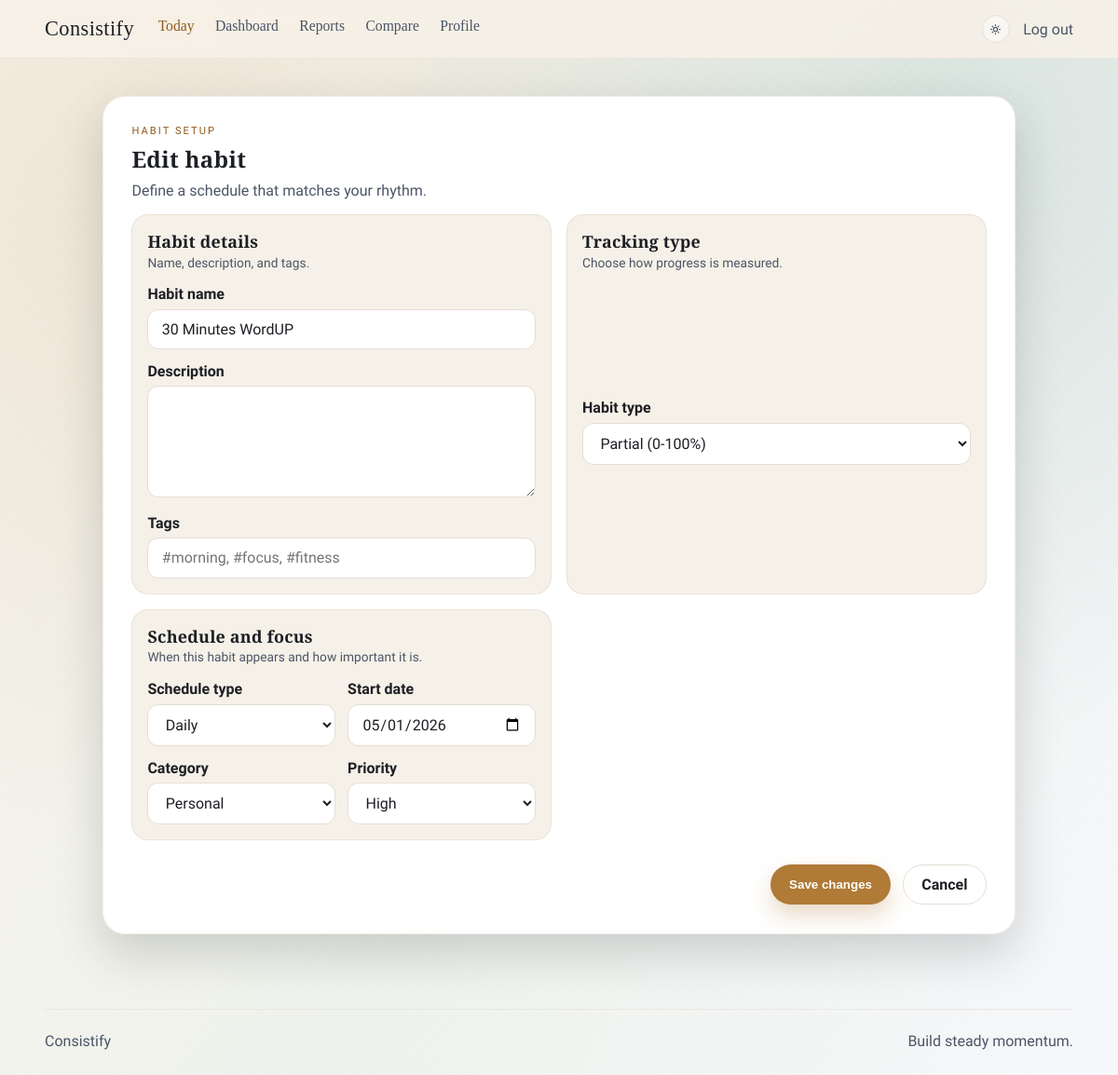
The page /habits/1/edit/ (signed in) on the database as committed earlier.
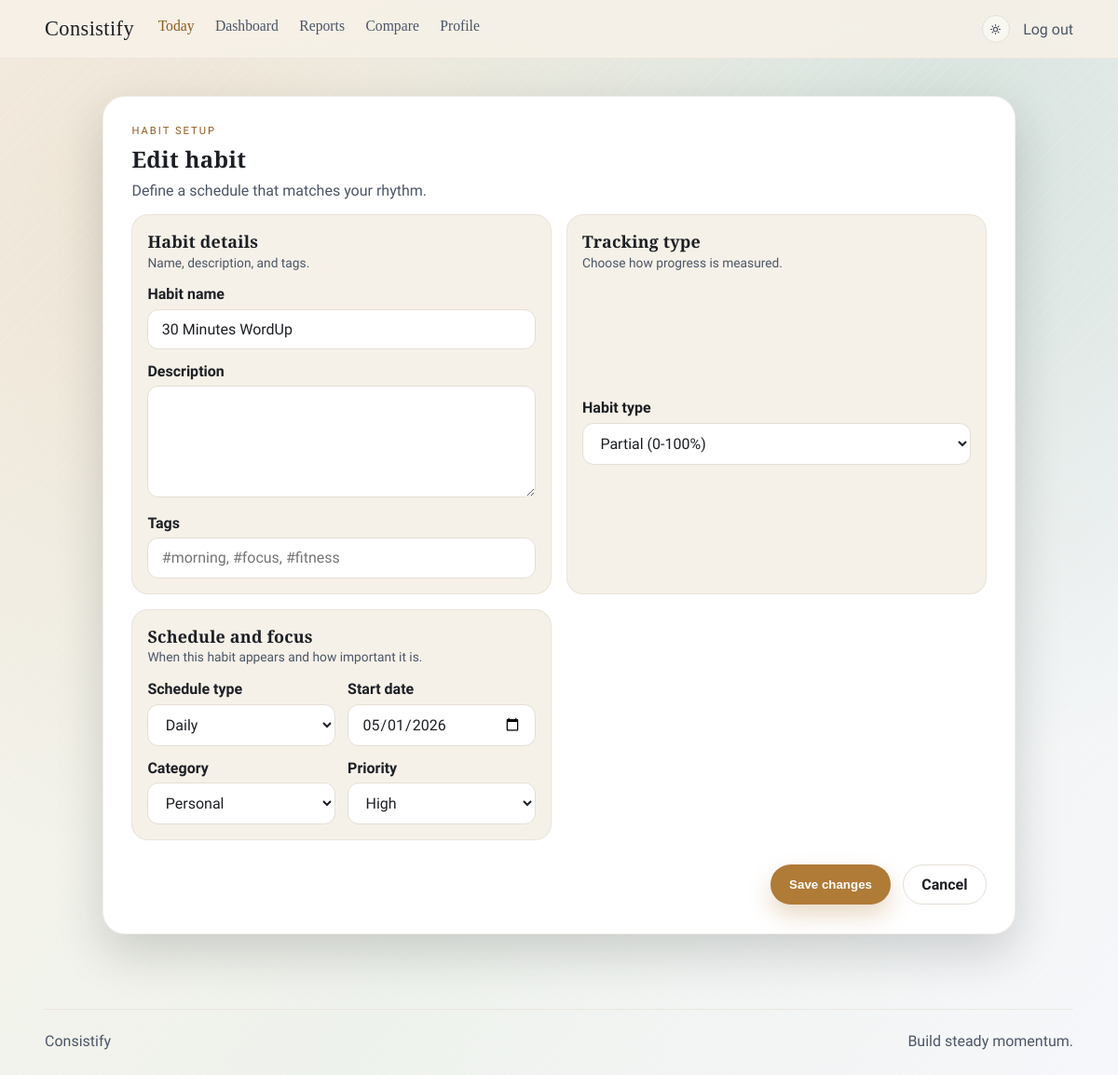
The same page on the database as committed later.
### habits/models.py (models this page shows, shortened)
class Habit(models.Model):
    HABIT_BINARY = "binary"
    HABIT_PARTIAL = "partial"
    HABIT_QUANTITATIVE = "quantitative"
    HABIT_TYPE_CHOICES = [
        (HABIT_BINARY, "Binary (Done / Not Done)"),
        (HABIT_PARTIAL, "Partial (0-100%)"),
        (HABIT_QUANTITATIVE, "Quantitative (Target value)"),
    ]
    SCHEDULE_DAILY = "daily"
    SCHEDULE_WEEKLY = "weekly"
    SCHEDULE_DAYS = "days"
    SCHEDULE_INTERVAL = "interval"
    SCHEDULE_CHOICES = [
        (SCHEDULE_DAILY, "Daily"),
        (SCHEDULE_WEEKLY, "Weekly"),
        (SCHEDULE_DAYS, "Specific days"),
        (SCHEDULE_INTERVAL, "Custom interval"),
    ]
    CATEGORY_HEALTH = "health"
    CATEGORY_STUDY = "study"
    CATEGORY_WORK = "work"
    CATEGORY_PERSONAL = "personal"
    CATEGORY_CHOICES = [
        (CATEGORY_HEALTH, "Health"),
        (CATEGORY_STUDY, "Study"),
        (CATEGORY_WORK, "Work"),
        (CATEGORY_PERSONAL, "Personal"),
    ]
    PRIORITY_HIGH = "high"
    PRIORITY_MEDIUM = "medium"
    PRIORITY_LOW = "low"
    PRIORITY_CHOICES = [
        (PRIORITY_HIGH, "High"),
        (PRIORITY_MEDIUM, "Medium"),
        (PRIORITY_LOW, "Low"),
    ]
    user = models.ForeignKey(settings.AUTH_USER_MODEL, on_delete=models.CASCADE)
    name = models.CharField(max_length=120)
    description = models.TextField(blank=True)
    habit_type = models.CharField(
        max_length=14,
        choices=HABIT_TYPE_CHOICES,
        default=HABIT_BINARY,
    )
    target_value = models.DecimalField(
        max_digits=8,
        decimal_places=2,
        null=True,
        blank=True,
    )
    unit = models.CharField(max_length=24, blank=True)
    schedule_type = models.CharField(max_length=12, choices=SCHEDULE_CHOICES)
    category = models.CharField(
        max_length=12,
        choices=CATEGORY_CHOICES,
        default=CATEGORY_PERSONAL,
    )
    priority = models.CharField(
        max_length=6,
        choices=PRIORITY_CHOICES,
        default=PRIORITY_MEDIUM,
    )
    tags = models.CharField(max_length=255, blank=True)
    sort_order = models.PositiveIntegerField(default=0)
    start_date = models.DateField(default=timezone.localdate)
    interval_days = models.PositiveSmallIntegerField(default=1)
    weekly_interval = models.PositiveSmallIntegerField(default=1)
    days_of_week = models.CharField(max_length=20, blank=True)
    created_at = models.DateTimeField(auto_now_add=True)
    updated_at = models.DateTimeField(auto_now=True)
    class Meta:
        ordering = ["sort_order", "name"]

### habits/views.py (the view)
# urls.py: path("habits/<int:habit_id>/edit/", views.habit_edit, name="habit_edit"),
@login_required
def habit_edit(request, habit_id):
    habit = get_object_or_404(Habit, id=habit_id, user=request.user)
    if request.method == "POST":
        form = HabitForm(request.POST, instance=habit)
        if form.is_valid():
            form.save()
            messages.success(request, "Habit updated.")
            return redirect("habits:habit_detail", habit_id=habit.id)
    else:
        form = HabitForm(instance=habit)
    return render(
        request,
        "habits/habit_form.html",
        {
            "form": form,
            "title": "Edit habit",
            "submit_label": "Save changes",
        },
    )

### habits/templates/habits/habit_form.html (shortened to what this page needs)
{% extends "habits/base.html" %}
{% block content %}
<section class="card habit-form-card modern-form-card">
    <div class="habit-form-head">
        <p class="eyebrow">Habit setup</p>
        <h1>{{ title }}</h1>
        <p class="subtitle">Define a schedule that matches your rhythm.</p>
    </div>
    <form method="post" class="form-grid habit-form-grid modern-form-grid">
        <div class="form-panel">
            <div class="panel-header">
                <h2 class="panel-title">Habit details</h2>
                <p class="panel-subtitle">Name, description, and tags.</p>
            </div>
            <div class="field">
                <label for="{{ form.name.id_for_label }}">Habit name</label>
                {{ form.name }}
            </div>
            <div class="field">
                <label for="{{ form.description.id_for_label }}">Description</label>
                {{ form.description }}
            </div>
            <div class="field">
                <label for="{{ form.tags.id_for_label }}">Tags</label>
                {{ form.tags }}
            </div>
        </div>
        <div class="form-panel">
            <div class="panel-header">
                <h2 class="panel-title">Tracking type</h2>
                <p class="panel-subtitle">Choose how progress is measured.</p>
            </div>
            <div class="field">
                <label for="{{ form.habit_type.id_for_label }}">Habit type</label>
                {{ form.habit_type }}
            </div>
        </div>
        <div class="form-panel">
            <div class="panel-header">
                <h2 class="panel-title">Schedule and focus</h2>
                <p class="panel-subtitle">When this habit appears and how important it is.</p>
            </div>
            <div class="field-row">
                <div class="field">
                    <label for="{{ form.schedule_type.id_for_label }}">Schedule type</label>
                    {{ form.schedule_type }}
                </div>
                <div class="field">
                    <label for="{{ form.start_date.id_for_label }}">Start date</label>
                    {{ form.start_date }}
                </div>
            </div>
            <div class="field-row">
                <div class="field">
                    <label for="{{ form.category.id_for_label }}">Category</label>
                    {{ form.category }}
                </div>
                <div class="field">
                    <label for="{{ form.priority.id_for_label }}">Priority</label>
                    {{ form.priority }}
                </div>
            </div>
        </div>
        <div class="form-actions field-span-2 modern-form-actions">
            <button class="btn primary" type="submit">{{ submit_label }}</button>
            <a class="btn ghost" href="{% url 'habits:today' %}">Cancel</a>
        </div>
    </form>
</section>
{% endblock %}

Rows that differ between the two databases and show on the page:
changed Habit "Partial (0-100%)": name "30 Minutes WordUP" → "30 Minutes WordUp"
